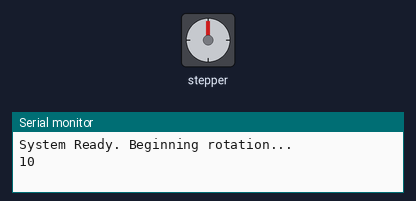
A sketch run on a simulated Arduino Uno, built with avr-gcc and run on an emulated ATmega328P. Shown: stepper motor, the last lines printed to the serial monitor. EEPROM starts erased; stepper angles assume 2048 steps per turn.

Above: at 0.1 s.
At 9.81 s:
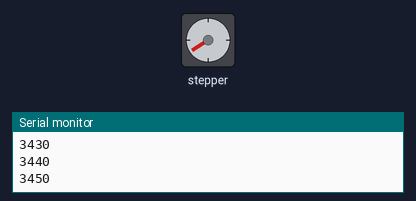
At 19.79 s:
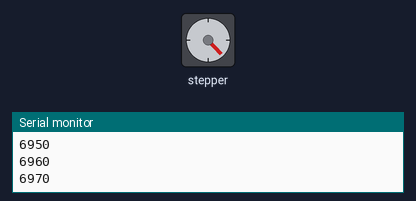
At 39.76 s:
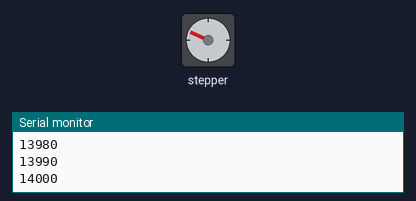
Timing chart, 0 to 40.0 s (numbered marks = the images above):
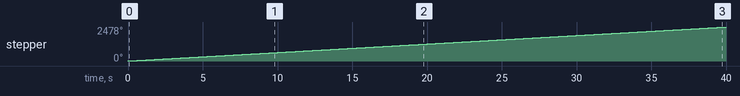

The sketch:

savePosition.ino
```cpp
#include <Stepper.h>
#include <EEPROM.h>

const int stepsPerRevolution = 2048;
const int eepromAddress = 0; // Starting memory address

Stepper myStepper(stepsPerRevolution, 4, 6, 5, 7);

int currentPosition = 0;

void setup() {
  Serial.begin(9600);
  myStepper.setSpeed(12);

  // 1. Retrieve the last saved position from EEPROM
  EEPROM.get(eepromAddress, currentPosition);

  // 2. If we weren't at zero when power was lost, go back to zero
  if (currentPosition != 0) {
    Serial.print("Recovering from power loss. Returning ");
    Serial.print(currentPosition);
    Serial.println(" steps to zero.");

    // Step negatively to return to home
    myStepper.step(-currentPosition);

    // Reset position and update EEPROM to zero
    currentPosition = 0;
    EEPROM.put(eepromAddress, currentPosition);
  }

  Serial.println("System Ready. Beginning rotation...");
}

void loop() {
  // Move 1 step at a time to track progress
  for (int i = 0; i < stepsPerRevolution; i+=10) {
    myStepper.step(10);
    currentPosition+=10;

    // 3. Save to EEPROM every 10th step
    EEPROM.put(eepromAddress, currentPosition);
    Serial.println(currentPosition);
  }


}
```

Measured:
- by itself, stepper: keeps turning clockwise at about 62°/s
